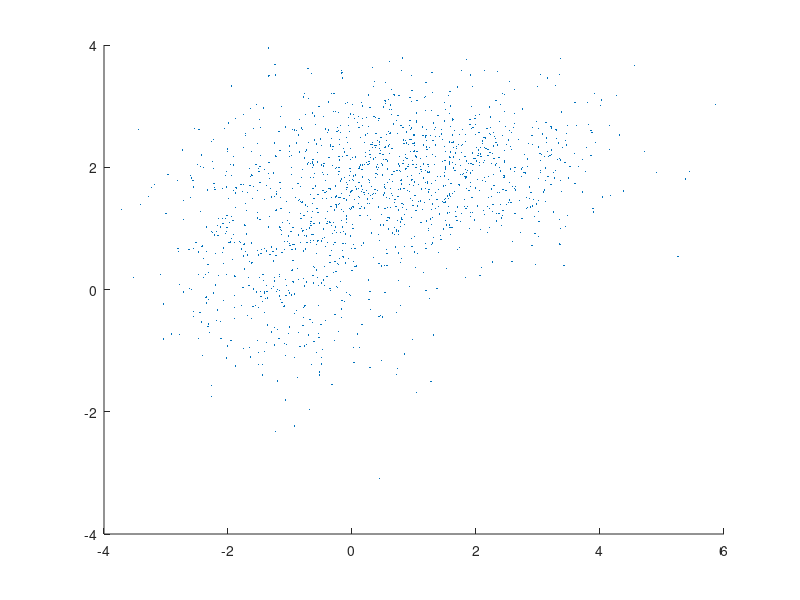

Write MATLAB code to recreate this figure. (Note: this script raises an error after producing the figure.)
%rng(1); % For reproducibility
MU1 = [1 2];
SIGMA1 = [2 0; 0 .5];
MU2 = [-3 -5];
MU2 = [-1 .5];

SIGMA2 = [1 0; 0 1];
X = [mvnrnd(MU1,SIGMA1,1000);mvnrnd(MU2,SIGMA2,500)];

scatter(X(:,1),X(:,2),10,'.')
hold on

disp_opt = 'iter'; %'final'
options = statset('Display',disp_opt);
k = 2;
obj = fitgmdist(X,k,'Options',options);
obj2 = gmdistribution.fit(X,k,'Options',options);
h = ezcontour(@(x,y)pdf(obj,[x y]),[-8 6],[-8 6]);
hold off